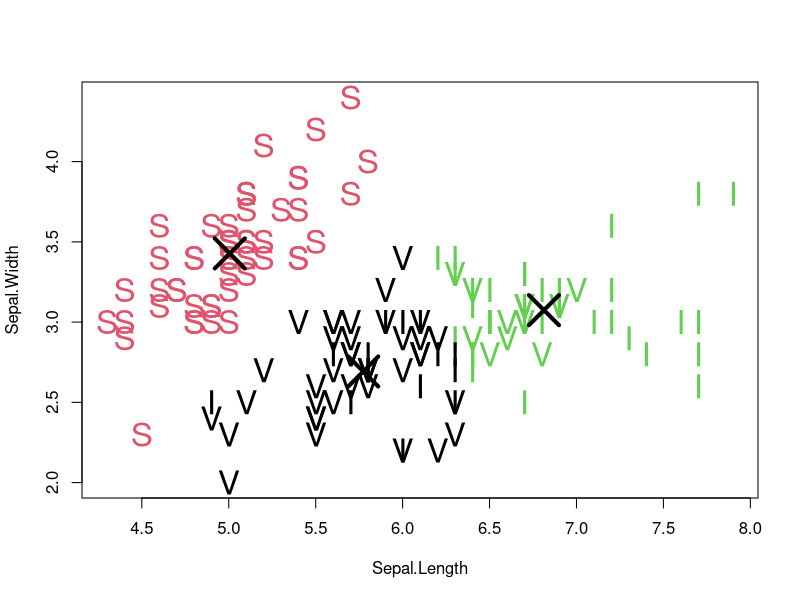
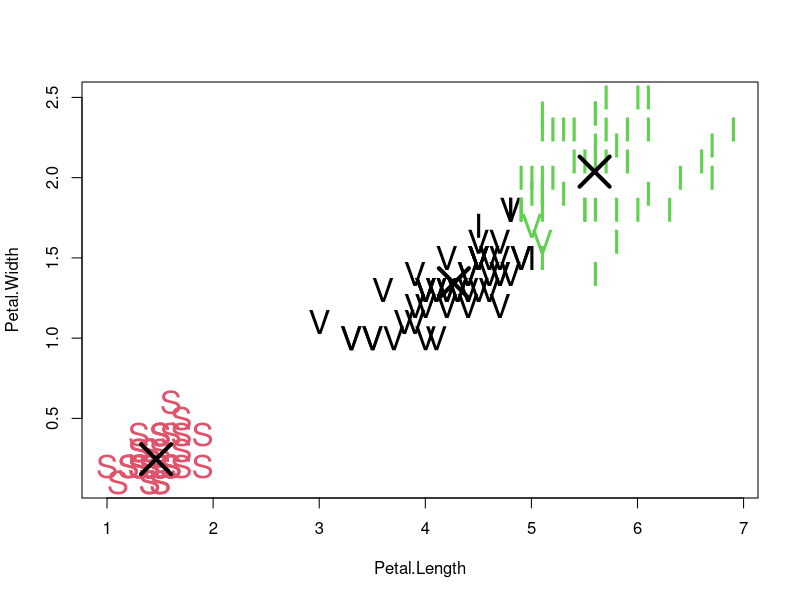

These figures' R source, in order:
## ---- chunk 1
knitr::opts_chunk$set(echo = TRUE)
## ---- chunk 2
  head(iris)
  
## ---- chunk 3
  dataset <- iris
  dataset$SpeciesChar <- ifelse(dataset$Species == 'setosa', 'S', ifelse(dataset$Species == 'versicolor', 'V', 'I'))
  
## ---- chunk 4
  # Combine the Sepal variables into a new data frame
  selectedData1 <- dataset[, c('Sepal.Length', 'Sepal.Width')]

  # Combine the Petal variables into a new data frame
  selectedData2 <- dataset[, c('Petal.Length', 'Petal.Width')]

  # Execute the kmeans function with Sepal values
  clusters1 <- kmeans(selectedData1, 3)
  
  # Execute the kmeans function with Petal values
  clusters2 <- kmeans(selectedData2, 3)
  
  # Sepal Chart
    plot(selectedData1,
         col = clusters1$cluster,
         pch = as.character(dataset$SpeciesChar), 
         cex = 2)
    points(clusters1$centers, pch = 4, cex = 4, lwd = 4)

  
  # Petal Chart
    plot(selectedData2,
         col = clusters2$cluster,
         pch = as.character(dataset$SpeciesChar), 
         cex = 2)
    points(clusters2$centers, pch = 4, cex = 4, lwd = 4)
  
